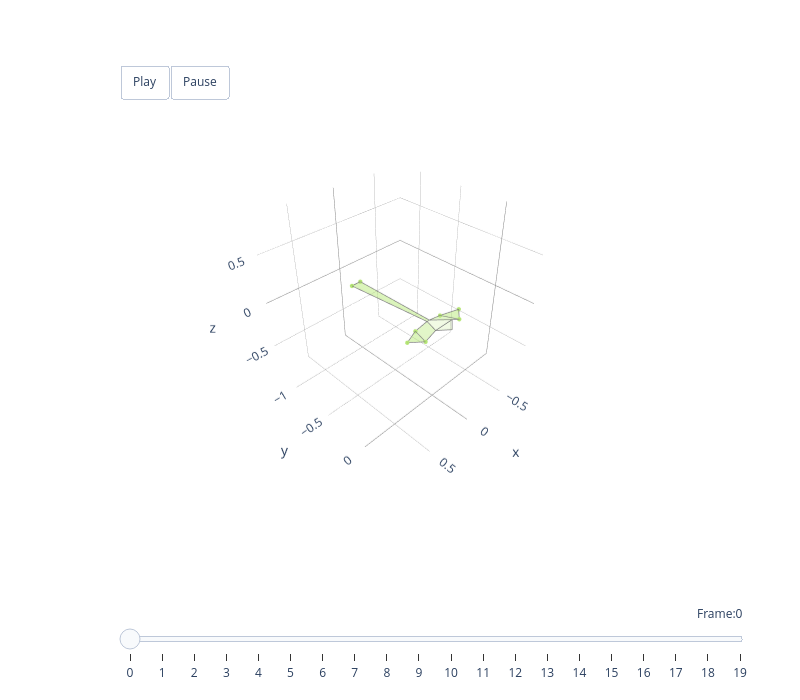

Notebook cell for this chart:
### Code cell
# Animate Mode 1 (wing lifting) on the target species
colour_list = ['#B5E675', '#6ED8A9', '#51B3D4',
               '#4579AA', '#F19EBA', '#BC96C9',
               '#917AC2', '#BE607F', '#624E8B',
               '#888888', '#888888', '#888888']

component_number = [0]
reconstructed_frames = reconstruct(score_frames, pc_transformed, mu_species, component_number)
recon_bilateral = to_bilateral(reconstructed_frames)

animate_plotly(approx_bird3d, recon_bilateral, colour=colour_list[0])

### Figure 1 — Plotly figure (JSON) as saved in the notebook; plotly's stock layout.template omitted (floating-point values rounded to 4 significant figures)
{"data": [{"color": "#B5E675", "hoverinfo": "none", "opacity": 0.5, "type": "mesh3d", "x": [-0.3303, -0.2169, -0.1587], "y": [-0.01815, 0.08016, -0.08979], "z": [-0.02099, -0.01989, -0.03837]}, {"hoverinfo": "name", "line": {"color": "grey", "width": 1.5}, "mode": "lines", "name": "left_handwing #B5E675", "type": "scatter3d", "x": [-0.3303, -0.2169, -0.1587, -0.3303], "y": [-0.01815, 0.08016, -0.08979, -0.01815], "z": [-0.02099, -0.01989, -0.03837, -0.02099]}, {"color": "#B5E675", "hoverinfo": "none", "opacity": 0.5, "type": "mesh3d", "x": [0.3303, 0.2169, 0.1587], "y": [-0.01815, 0.08016, -0.08979], "z": [-0.02099, -0.01989, -0.03837]}, {"hoverinfo": "name", "line": {"color": "grey", "width": 1.5}, "mode": "lines", "name": "right_handwing #B5E675", "type": "scatter3d", "x": [0.3303, 0.2169, 0.1587, 0.3303], "y": [-0.01815, 0.08016, -0.08979, -0.01815], "z": [-0.02099, -0.01989, -0.03837, -0.02099]}, {"color": "#B5E675", "hoverinfo": "none", "opacity": 0.4, "type": "mesh3d", "x": [-0.2169, -0.1587, -0.0146, -0.1047], "y": [0.08016, -0.08979, -0.0883, 0.0883], "z": [-0.01989, -0.03837, -0.011, 0.03989]}, {"hoverinfo": "name", "line": {"color": "grey", "width": 1.5}, "mode": "lines", "name": "left_armwing #B5E675", "type": "scatter3d", "x": [-0.2169, -0.1587, -0.0146, -0.1047, -0.2169], "y": [0.08016, -0.08979, -0.0883, 0.0883, 0.08016], "z": [-0.01989, -0.03837, -0.011, 0.03989, -0.01989]}, {"color": "#B5E675", "hoverinfo": "none", "opacity": 0.4, "type": "mesh3d", "x": [0.2169, 0.1587, 0.0146, 0.1047], "y": [0.08016, -0.08979, -0.0883, 0.0883], "z": [-0.01989, -0.03837, -0.011, 0.03989]}, {"hoverinfo": "name", "line": {"color": "grey", "width": 1.5}, "mode": "lines", "name": "right_armwing #B5E675", "type": "scatter3d", "x": [0.2169, 0.1587, 0.0146, 0.1047, 0.2169], "y": [0.08016, -0.08979, -0.0883, 0.0883, 0.08016], "z": [-0.01989, -0.03837, -0.011, 0.03989, -0.01989]}, {"color": "#B5E675", "hoverinfo": "none", "opacity": 0.2, "type": "mesh3d", "x": [0.1047, -0.1047, -0.0146, 0.0146], "y": [0.0883, 0.0883, -0.0883, -0.0883], "z": [0.03989, 0.03989, -0.011, -0.011]}, {"hoverinfo": "name", "line": {"color": "grey", "width": 1.5}, "mode": "lines", "name": "body #B5E675", "type": "scatter3d", "x": [0.1047, -0.1047, -0.0146, 0.0146, 0.1047], "y": [0.0883, 0.0883, -0.0883, -0.0883, 0.0883], "z": [0.03989, 0.03989, -0.011, -0.011, 0.03989]}, {"color": "#B5E675", "hoverinfo": "none", "opacity": 0.2, "type": "mesh3d", "x": [0.1047, 0.0, -0.1047], "y": [0.0883, 0.1776, 0.0883], "z": [0.03989, 0.03989, 0.03989]}, {"hoverinfo": "name", "line": {"color": "grey", "width": 1.5}, "mode": "lines", "name": "head #B5E675", "type": "scatter3d", "x": [0.1047, 0.0, -0.1047, 0.1047], "y": [0.0883, 0.1776, 0.0883, 0.0883], "z": [0.03989, 0.03989, 0.03989, 0.03989]}, {"color": "#B5E675", "hoverinfo": "none", "opacity": 0.5, "type": "mesh3d", "x": [0.05405, -0.05405, -0.0146, 0.0146], "y": [-1.043, -1.043, -0.0883, -0.0883], "z": [-0.06791, -0.06791, -0.011, -0.011]}, {"hoverinfo": "name", "line": {"color": "grey", "width": 1.5}, "mode": "lines", "name": "tail #B5E675", "type": "scatter3d", "x": [0.05405, -0.05405, -0.0146, 0.0146, 0.05405], "y": [-1.043, -1.043, -0.0883, -0.0883, -1.043], "z": [-0.06791, -0.06791, -0.011, -0.011, -0.06791]}, {"hoverinfo": "none", "marker": {"color": "#B5E675", "opacity": 1, "size": 2.5}, "mode": "markers", "type": "scatter3d", "x": [-0.3303, 0.3303, -0.2169, 0.2169, -0.1587, 0.1587, -0.05405, 0.05405], "y": [-0.01815, -0.01815, 0.08016, 0.08016, -0.08979, -0.08979, -1.043, -1.043], "z": [-0.02099, -0.02099, -0.01989, -0.01989, -0.03837, -0.03837, -0.06791, -0.06791]}], "layout": {"height": 700, "margin": {"b": 100, "l": 50, "r": 50, "t": 100}, "scene": {"aspectmode": "cube", "aspectratio": {"x": 1, "y": 1, "z": 1}, "camera": {"eye": {"x": 1.5, "y": 1.5, "z": 1.5}, "up": {"x": 0, "y": 0, "z": 1}}, "domain": {"x": [0, 1], "y": [0.1, 1]}, "xaxis": {"backgroundcolor": "white", "dtick": 0.5, "gridcolor": "grey", "gridwidth": 0.5, "range": [-0.8543, 0.8543], "showbackground": true, "tick0": 0, "zerolinecolor": "grey"}, "yaxis": {"backgroundcolor": "white", "dtick": 0.5, "gridcolor": "grey", "gridwidth": 0.5, "range": [-1.287, 0.4217], "showbackground": true, "tick0": 0, "zerolinecolor": "grey"}, "zaxis": {"backgroundcolor": "white", "dtick": 0.5, "gridcolor": "grey", "gridwidth": 0.5, "range": [-0.8543, 0.8543], "showbackground": true, "tick0": 0, "zerolinecolor": "grey"}}, "showlegend": false, "sliders": [{"active": 0, "currentvalue": {"font": {"size": 12}, "prefix": "Frame:", "visible": true, "xanchor": "right"}, "len": 0.9, "pad": {"b": 10, "t": 50}, "steps": [{"args": [[0], {"frame": {"duration": 300, "redraw": true}, "mode": "immediate", "transition": {"duration": 300}}], "label": "0", "method": "animate"}, {"args": [[1], {"frame": {"duration": 300, "redraw": true}, "mode": "immediate", "transition": {"duration": 300}}], "label": "1", "method": "animate"}, {"args": [[2], {"frame": {"duration": 300, "redraw": true}, "mode": "immediate", "transition": {"duration": 300}}], "label": "2", "method": "animate"}, {"args": [[3], {"frame": {"duration": 300, "redraw": true}, "mode": "immediate", "transition": {"duration": 300}}], "label": "3", "method": "animate"}, {"args": [[4], {"frame": {"duration": 300, "redraw": true}, "mode": "immediate", "transition": {"duration": 300}}], "label": "4", "method": "animate"}, {"args": [[5], {"frame": {"duration": 300, "redraw": true}, "mode": "immediate", "transition": {"duration": 300}}], "label": "5", "method": "animate"}, {"args": [[6], {"frame": {"duration": 300, "redraw": true}, "mode": "immediate", "transition": {"duration": 300}}], "label": "6", "method": "animate"}, {"args": [[7], {"frame": {"duration": 300, "redraw": true}, "mode": "immediate", "transition": {"duration": 300}}], "label": "7", "method": "animate"}, {"args": [[8], {"frame": {"duration": 300, "redraw": true}, "mode": "immediate", "transition": {"duration": 300}}], "label": "8", "method": "animate"}, {"args": [[9], {"frame": {"duration": 300, "redraw": true}, "mode": "immediate", "transition": {"duration": 300}}], "label": "9", "method": "animate"}, {"args": [[10], {"frame": {"duration": 300, "redraw": true}, "mode": "immediate", "transition": {"duration": 300}}], "label": "10", "method": "animate"}, {"args": [[11], {"frame": {"duration": 300, "redraw": true}, "mode": "immediate", "transition": {"duration": 300}}], "label": "11", "method": "animate"}, {"args": [[12], {"frame": {"duration": 300, "redraw": true}, "mode": "immediate", "transition": {"duration": 300}}], "label": "12", "method": "animate"}, {"args": [[13], {"frame": {"duration": 300, "redraw": true}, "mode": "immediate", "transition": {"duration": 300}}], "label": "13", "method": "animate"}, {"args": [[14], {"frame": {"duration": 300, "redraw": true}, "mode": "immediate", "transition": {"duration": 300}}], "label": "14", "method": "animate"}, {"args": [[15], {"frame": {"duration": 300, "redraw": true}, "mode": "immediate", "transition": {"duration": 300}}], "label": "15", "method": "animate"}, {"args": [[16], {"frame": {"duration": 300, "redraw": true}, "mode": "immediate", "transition": {"duration": 300}}], "label": "16", "method": "animate"}, {"args": [[17], {"frame": {"duration": 300, "redraw": true}, "mode": "immediate", "transition": {"duration": 300}}], "label": "17", "method": "animate"}, {"args": [[18], {"frame": {"duration": 300, "redraw": true}, "mode": "immediate", "transition": {"duration": 300}}], "label": "18", "method": "animate"}, {"args": [[19], {"frame": {"duration": 300, "redraw": true}, "mode": "immediate", "transition": {"duration": 300}}], "label": "19", "method": "animate"}], "transition": {"duration": 300, "easing": "cubic-in-out"}, "x": 0.1, "xanchor": "left", "y": 0, "yanchor": "top"}], "updatemenus": [{"buttons": [{"args": [null, {"frame": {"duration": 100, "redraw": true}, "mode": "immediate"}], "label": "Play", "method": "animate"}, {"args": [[null], {"frame": {"duration": 0, "redraw": true}, "mode": "immediate"}], "label": "Pause", "method": "animate"}], "direction": "left", "pad": {"r": 10, "t": 10}, "showactive": false, "type": "buttons", "x": 0.1, "xanchor": "left", "y": 1.1, "yanchor": "top"}], "width": 800}}
